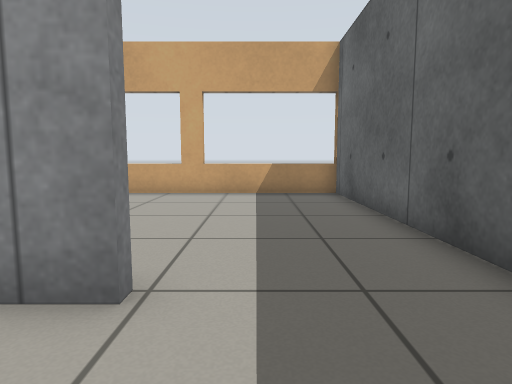
[1] (above)

16 first-person views from a walk through a Gazebo world. The camera is 0.62 m above the floor, tilts 6° down and sees 75° across. The floor is counted in squares, 0.5 m on a side. Each view is taken from the middle of a square. On the plan, view 1 faces up. The plan holds only what a view shows up to about 14 squares ahead; the rest is blank. Surface patterns are stand-ins for the level's own textures.

[2]
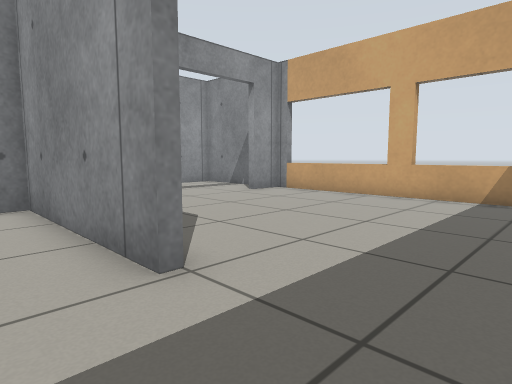

[3]
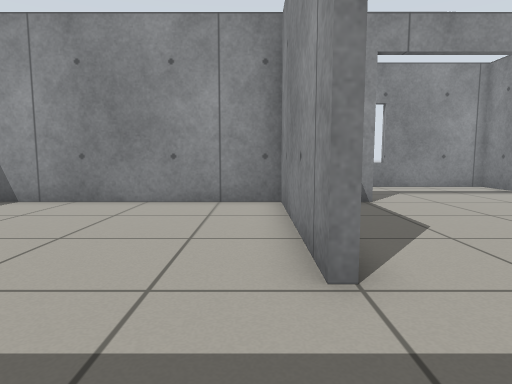

[4]
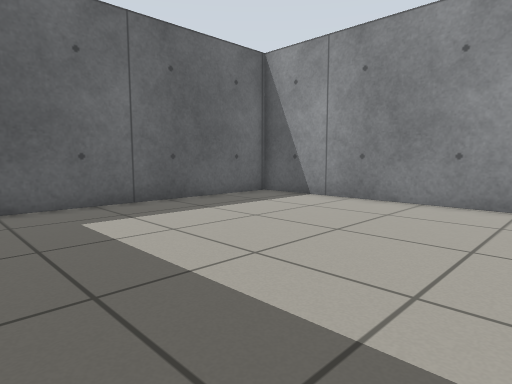

[5]
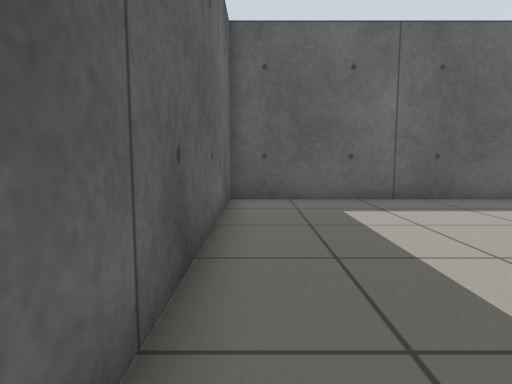

[6]
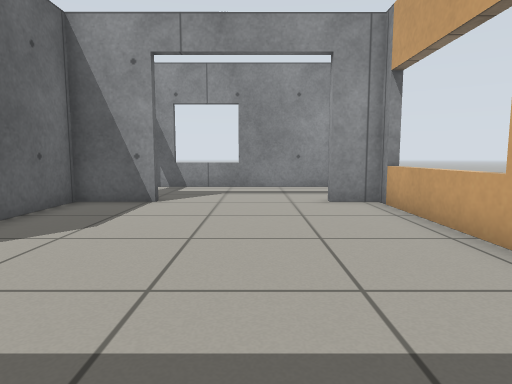

[7]
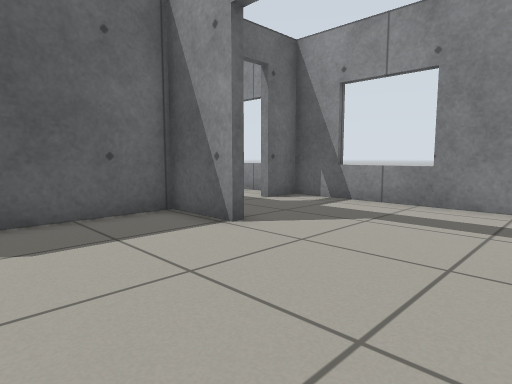

[8]
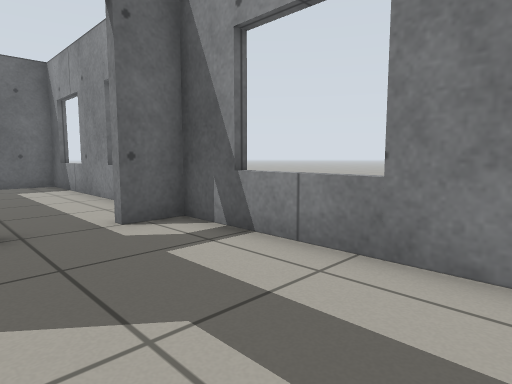

[9]
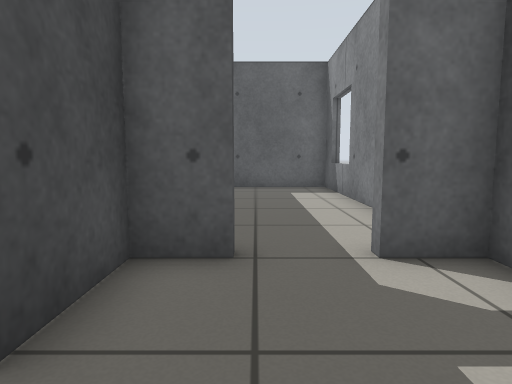

[10]
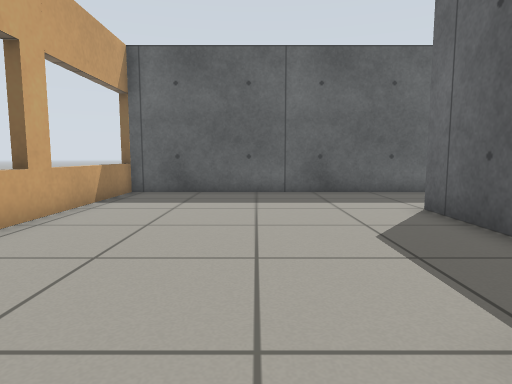

[11]
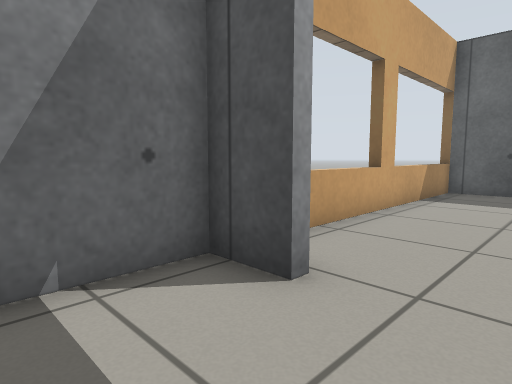

[12]
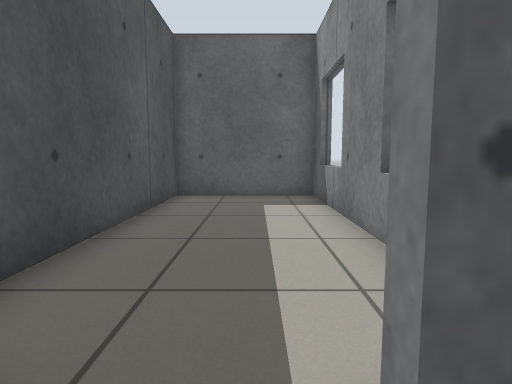

[13]
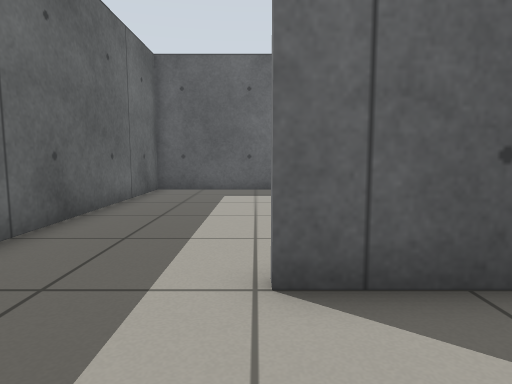

[14]
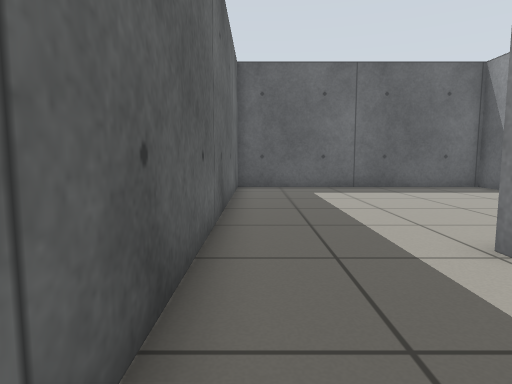

[15]
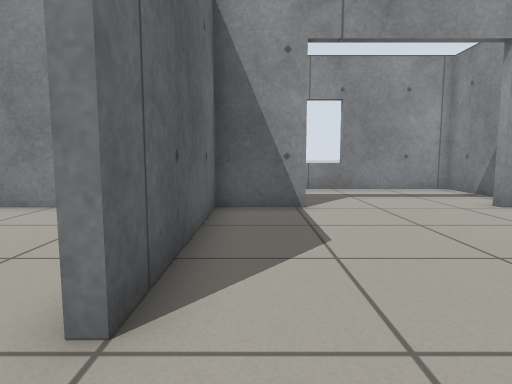

[16]
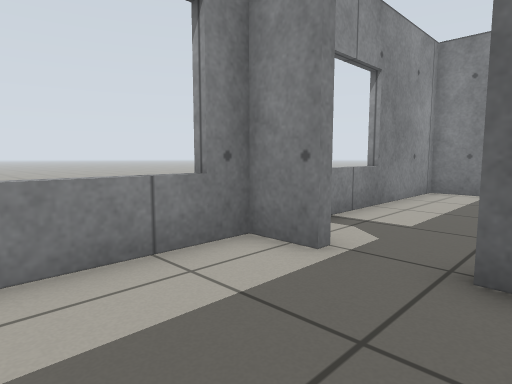

### Floor plan
Points are (right, up) in squares from view 1. A wall is a line through its corners. A room is listed if a view was taken in it or the views show most of it. See-through windows are left out.
Room 1 (views 1, 2, 3, 4, 5, 6, 7, 13, 14, 15)
walls: (-7.2, 5.3) (-7.2, 3) (-1.1, 3) (-1.1, 2.7) (-7.2, 2.7) (-7.2, -6.7) (2.7, -6.7) (2.7, 11.7); (2.9, 11.4) (-7.2, 11.4) (-7.2, 10)
ways out: open door at (-7, 8) to room 2
Room 2 (views 8, 9, 10, 11, 12)
walls: (-7.5, 10) (-7.5, 11.4) (-11.9, 11.4) (-11.9, 3) (-10.5, 3); (-8.7, 3) (-7.5, 3) (-7.5, 5.1)
ways out: open door at (-7, 8) to room 1; open door at (-9.5, 3) to room 3
Room 3 (view 16)
walls: (-10.5, 2.7) (-11.9, 2.7) (-11.9, -6.7) (-7.5, -6.7) (-7.5, 0.9)
ways out: open door at (-9.5, 3) to room 2

Where each view was taken, in squares from view 1:
view 1: 0 up, 0 right, facing up
view 2: 1 up, 2 right, facing up-left
view 3: 2 up, 2 right, facing left
view 4: 2 up, 2 right, facing down-left
view 5: 3 up, 2 right, facing down
view 6: 8 up, 2 right, facing left
view 7: 10 up, 3 left, facing down-left
view 8: 9 up, 8 left, facing down-left
view 9: 7 up, 9 left, facing down
view 10: 7 up, 9 left, facing right
view 11: 8 up, 10 left, facing up-right
view 12: 4 up, 10 left, facing down
view 13: 6 up, 1 left, facing down
view 14: 7 up, 2 right, facing down
view 15: 4 up, 1 right, facing left
view 16: 1 down, 8 left, facing up-left
